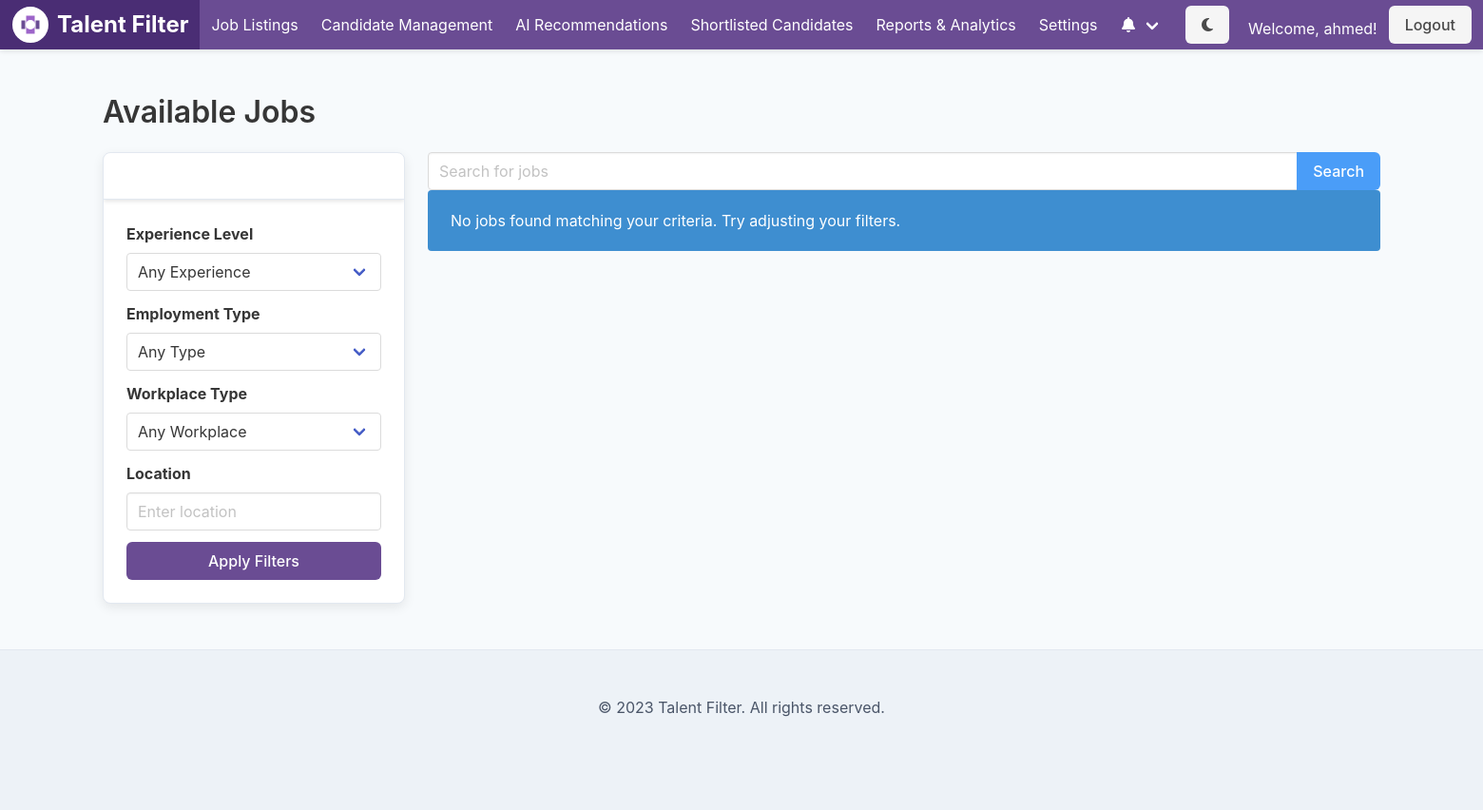
The page /available-jobs/ (signed in) on the database as committed earlier.
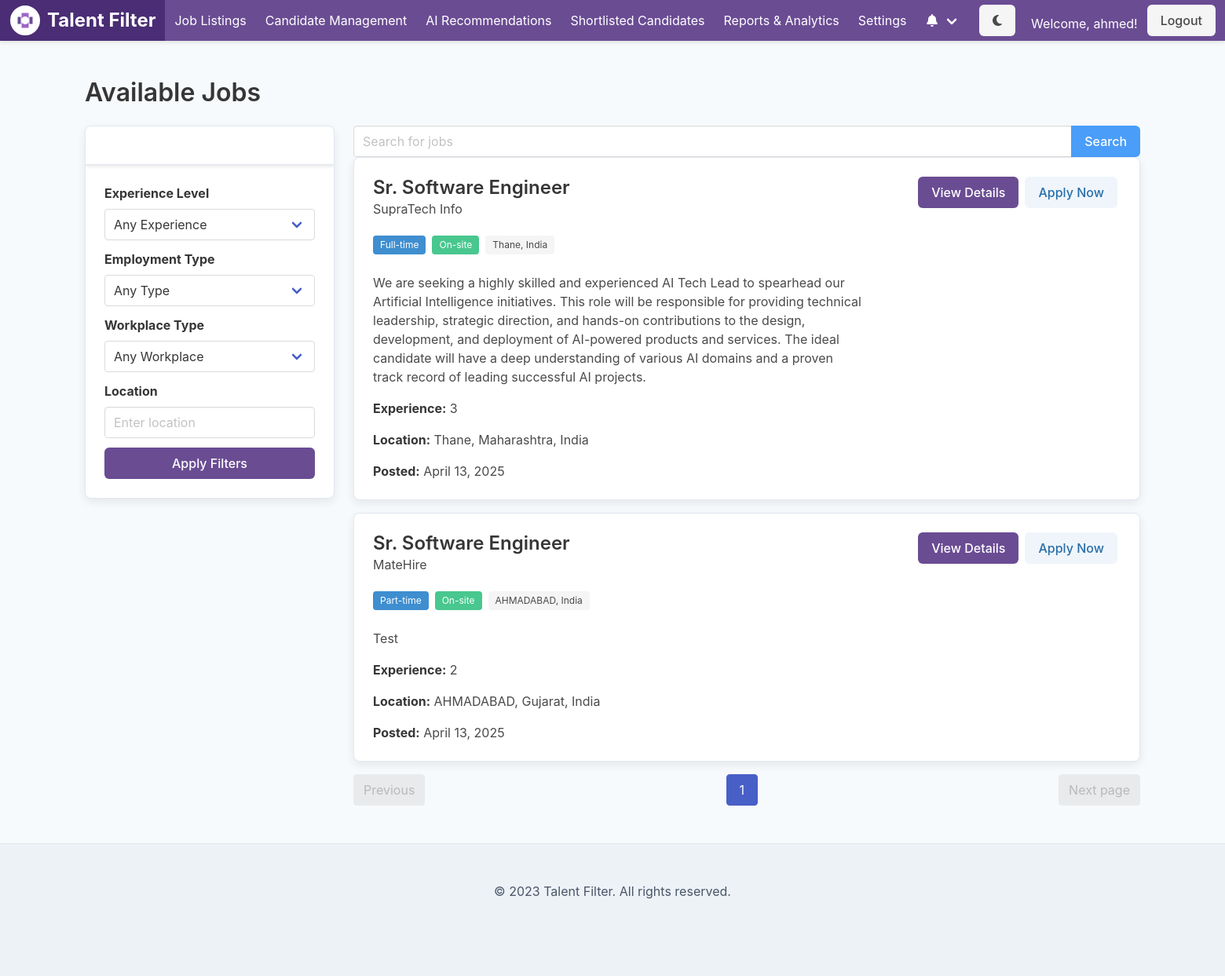
The same page on the database as committed later.
### talent_filter_app/models.py (models this page shows, shortened)
class Job(models.Model):
    job_id = models.CharField(max_length=100, unique=True, default=uuid.uuid4)
    job_title = models.CharField(max_length=200)
    company = models.ForeignKey(Company, on_delete=models.CASCADE, related_name='jobs')
    WORKPLACE_CHOICES = [
        ('On-site', 'On-site'),
        ('Remote', 'Remote'),
        ('Hybrid', 'Hybrid'),
    ]
    EMPLOYMENT_TYPE_CHOICES = [
        ('Full-time', 'Full-time'),
        ('Part-time', 'Part-time'),
        ('Contract', 'Contract'),
        ('Internship', 'Internship'),
    ]
    workplace_type = models.CharField(max_length=20, choices=WORKPLACE_CHOICES)
    employment_type = models.CharField(max_length=20, choices=EMPLOYMENT_TYPE_CHOICES)
    experience_required = models.CharField(max_length=50)
    posted_date = models.DateField(auto_now_add=True)
    application_deadline = models.DateField(null=True, blank=True)
    summary = models.TextField()
    key_responsibilities = models.TextField()
    requirements = models.TextField()
    nice_to_have = models.TextField(blank=True, null=True)
    skills_required = models.TextField()
    recruiter = models.ForeignKey('RecruiterProfile', on_delete=models.CASCADE, related_name='jobs')
    recruiter_name = models.CharField(max_length=100)
    recruiter_position = models.CharField(max_length=100)
    recruiter_email = models.EmailField(blank=True, null=True)
    recruiter_linkedin = models.URLField(blank=True, null=True)
    application_link = models.URLField()
    how_to_apply = models.TextField()
    external_portals = models.TextField(blank=True, null=True)
    status = models.CharField(max_length=20, choices=[('Open', 'Open'), ('Closed', 'Closed')], default='Open')
    open_positions = models.IntegerField(default=1)

class Company(models.Model):
    name = models.CharField(max_length=200)
    location = models.ForeignKey(Location, on_delete=models.CASCADE)

class Location(models.Model):
    city = models.CharField(max_length=100)
    state = models.CharField(max_length=100)
    country = models.CharField(max_length=100)

### talent_filter_app/views.py (the view, shortened to what this page needs)
# urls.py: path('available-jobs/', views.available_jobs, name='available_jobs'),
@login_required
def available_jobs(request):
    try:
        user_type = UserType.objects.get(user=request.user)
        if not user_type.is_job_seeker:
            return redirect('dashboard')
    except UserType.DoesNotExist:
        pass
    jobs_list = Job.objects.filter(status='Open').order_by('-posted_date')
    employment_types = Job.objects.values_list('employment_type', flat=True).distinct()
    workplace_types = Job.objects.values_list('workplace_type', flat=True).distinct()
    paginator = Paginator(jobs_list, 10)  # Show 10 jobs per page
    page = request.GET.get('page')
    jobs = paginator.get_page(page)
    context = {
        'jobs': jobs,
        'employment_types': employment_types,
        'workplace_types': workplace_types,
        'filters': request.GET,
    }
    return render(request, 'available_jobs.html', context)

### talent_filter_app/context_processors.py (called while the page is built)
def notifications(request):
    if request.user.is_authenticated:
        unread_count = Notification.objects.filter(recipient=request.user, is_read=False).count()
        recent_notifications = Notification.objects.filter(recipient=request.user).order_by('-created_at')[:5]
        return {
            'unread_notifications_count': unread_count,
            'recent_notifications': recent_notifications,
        }
    return {
        'unread_notifications_count': 0,
        'recent_notifications': [],
    }

### talent_filter_app/templates/available_jobs.html (shortened to what this page needs)
{% extends "base1.html" %}
{% block content %}
<div class="container">
    <h1 class="title">Available Jobs</h1>
    <div class="columns">
        <div class="column is-3">
            <div class="card">
                <div class="card-header">
                    <p class="card-header-title">Filter Jobs</p>
                </div>
                <div class="card-content">
                    <form method="get" action="{% url 'available_jobs' %}">
                        <div class="field">
                            <label class="label">Experience Level</label>
                            <div class="control">
                                <div class="select is-fullwidth">
                                    <select name="experience">
                                        <option value="">Any Experience</option>
                                    </select>
                                </div>
                            </div>
                        </div>
                        <div class="field">
                            <label class="label">Employment Type</label>
                            <div class="control">
                                <div class="select is-fullwidth">
                                    <select name="employment_type">
                                        <option value="">Any Type</option>
                                    </select>
                                </div>
                            </div>
                        </div>
                        <div class="field">
                            <label class="label">Workplace Type</label>
                            <div class="control">
                                <div class="select is-fullwidth">
                                    <select name="workplace_type">
                                        <option value="">Any Workplace</option>
                                    </select>
                                </div>
                            </div>
                        </div>
                        <div class="field">
                            <label class="label">Location</label>
                            <div class="control">
                                <input class="input" type="text" name="location" placeholder="Enter location" value="{{ filters.location }}">
                            </div>
                        </div>
                        <div class="field">
                            <div class="control">
                                <button type="submit" class="button is-primary is-fullwidth">Apply Filters</button>
                            </div>
                        </div>
                    </form>
                </div>
            </div>
        </div>
        <div class="column is-9">
            <form method="get" action="{% url 'available_jobs' %}">
                <div class="field has-addons">
                    <div class="control is-expanded">
                        <input class="input" type="text" name="search" placeholder="Search for jobs" value="{{ filters.search }}">
                    </div>
                    <div class="control">
                        <button type="submit" class="button is-info">Search</button>
                    </div>
                </div>
            </form>
            <div class="job-listings">
                {% if jobs %}
                    {% for job in jobs %}
                    <div class="card mb-4">
                        <div class="card-content">
                            <div class="columns">
                                <div class="column is-8">
                                    <p class="title is-4">{{ job.job_title }}</p>
                                    <p class="subtitle is-6">{{ job.company.name }}</p>
                                    <div class="tags">
                                        <span class="tag is-info">{{ job.employment_type }}</span>
                                        <span class="tag is-success">{{ job.workplace_type }}</span>
                                        <span class="tag">{{ job.company.location.city }}, {{ job.company.location.country }}</span>
                                    </div>
                                    <div class="content">
                                        <p>{{ job.summary }}</p>
                                        <p><strong>Experience:</strong> {{ job.experience_required }}</p>
                                        <p><strong>Location:</strong> {{ job.company.location.city }}, {{ job.company.location.state }}, {{ job.company.location.country }}</p>
                                        <p><strong>Posted:</strong> {{ job.posted_date }}</p>
                                    </div>
                                </div>
                                <div class="column is-4 has-text-right">
                                    <div class="buttons is-right">
                                        <a href="{% url 'view_job' job.id %}" class="button is-primary">View Details</a>
                                        <a href="{% url 'apply_to_job' job.id %}" class="button is-info is-light">Apply Now</a>
                                    </div>
                                </div>
                            </div>
                        </div>
                    </div>
                    {% endfor %}
                {% else %}
                    <div class="notification is-info">
                        <p>No jobs found matching your criteria. Try adjusting your filters.</p>
                    </div>
                {% endif %}
            </div>
            {% if jobs %}
            <nav class="pagination is-centered" role="navigation" aria-label="pagination">
                <a class="pagination-previous" {% if jobs.has_previous %}href="?page={{ jobs.previous_page_number }}{% for key, value in filters.items %}{% if key != 'page' %}&{{ key }}={{ value }}{% endif %}{% endfor %}"{% else %}disabled{% endif %}>Previous</a>
                <a class="pagination-next" {% if jobs.has_next %}href="?page={{ jobs.next_page_number }}{% for key, value in filters.items %}{% if key != 'page' %}&{{ key }}={{ value }}{% endif %}{% endfor %}"{% else %}disabled{% endif %}>Next page</a>
                <ul class="pagination-list">
                    {% for i in jobs.paginator.page_range %}
                    <li><a class="pagination-link {% if jobs.number == i %}is-current{% endif %}" aria-label="Page {{ i }}" >{{ i }}</a></li>
                    {% endfor %}
                </ul>
            </nav>
            {% endif %}
        </div>
    </div>
</div>
{% endblock %}

### talent_filter_app/templates/base1.html (shortened to what this page needs)
{% load static %}
<!DOCTYPE html>
<html lang="en">
<head>
    <link rel="stylesheet" href="https://cdn.jsdelivr.net/npm/bulma@0.9.4/css/bulma.min.css">
    <link rel="stylesheet" href="https://cdnjs.cloudflare.com/ajax/libs/font-awesome/6.4.0/css/all.min.css">
</head>
<body>
    <nav class="navbar is-primary" role="navigation" aria-label="main navigation">
        <div class="navbar-brand">
            <a class="navbar-item" href="{% if user.is_authenticated %}{% if user.usertype.is_job_seeker %}{% url 'job_seeker_dashboard' %}{% else %}{% url 'dashboard' %}{% endif %}{% else %}{% url 'login' %}{% endif %}">
                <img src="{% static 'images/logo.svg' %}" alt="Logo" class="mr-2">
                <span class="has-text-weight-bold is-size-4">Talent Filter</span>
            </a>
        </div>
        <div id="navbarMenu" class="navbar-menu">
            <div class="navbar-start">
                {% if user.is_authenticated %}
                    {% if user.usertype.is_job_seeker %}
                        <a class="navbar-item" href="{% url 'available_jobs' %}">Available Jobs</a>
                        <a class="navbar-item" href="{% url 'my_applications' %}">My Applications</a>
                        <a class="navbar-item" href="{% url 'job_seeker_profile' %}">My Profile</a>
                    {% else %}
                        <a class="navbar-item" href="{% url 'job_listings' %}">Job Listings</a>
                        <a class="navbar-item" href="{% url 'candidate_management' %}">Candidate Management</a>
                        <a class="navbar-item" href="{% url 'ai_recommendations' %}">AI Recommendations</a>
                        <a class="navbar-item" href="{% url 'shortlisted_candidates' %}">Shortlisted Candidates</a>
                        <a class="navbar-item" href="{% url 'reports_analytics' %}">Reports & Analytics</a>
                        <a class="navbar-item" href="{% url 'settings' %}">Settings</a>
                    {% endif %}
                {% endif %}
            </div>
            <div class="navbar-end">
                {% if user.is_authenticated %}
                <div class="navbar-item has-dropdown is-hoverable">
                    <a class="navbar-link">
                        <span class="icon">
                            <i class="fas fa-bell"></i>
                        </span>
                    </a>
                </div>
                {% endif %}
                <div class="navbar-item">
                    <div class="buttons">
                        <a id="theme-toggle" class="button is-light theme-toggle" title="Toggle Dark/Light Mode">
                        </a>
                        {% if user.is_authenticated %}
                            <span class="navbar-item">Welcome, {{ user.username }}!</span>
                            <a class="button is-light" href="{% url 'logout' %}">Logout</a>
                        {% endif %}
                    </div>
                </div>
            </div>
        </div>
    </nav>
    <section class="section">
        <div class="container">
            {% block content %}{% endblock %}
        </div>
    </section>
    <footer class="footer">
        <div class="content has-text-centered">
            <p>© 2023 Talent Filter. All rights reserved.</p>
        </div>
    </footer>
</body>
</html>

### talent_filter_app/templates/base1.html (style rules this page uses)
:root { --primary: #6a4c93; --primary-light: #8a6db1; --primary-dark: #4a2d74; --secondary: #9d65c9; --accent: #5e35b1; --info: #4a9df8; --success: #48bb78; --warning: #f6ad55; --danger: #e53e3e; --dark: #2d3748; --text: #4a5568; --light-text: #718096; --background: #f7fafc; --card-background: #ffffff; --footer-background: #edf2f7; --border-color: #e2e8f0; --highlight: #b794f4; }
.navbar.is-primary { background-color: var(--primary) !important; box-shadow: 0 2px 5px rgba(0, 0, 0, 0.1); }
.navbar.is-primary .navbar-brand > .navbar-item, .navbar.is-primary .navbar-brand .navbar-link, .navbar.is-primary .navbar-menu .navbar-item { color: #fff; }
.button { border-radius: 6px; font-weight: 500; transition: all 0.2s ease; }
.button.is-primary { background-color: var(--primary); border-color: transparent; }
.button.is-info { background-color: var(--info); border-color: transparent; }
a { color: var(--secondary); transition: color 0.2s ease; }
.card { border-radius: 8px; box-shadow: 0 4px 12px rgba(0, 0, 0, 0.08); transition: all 0.3s ease; overflow: hidden; }
.card-header { border-bottom: 1px solid var(--border-color); }
.card-header-title { color: white; font-weight: 600; }
html, body { height: 100%; }
body { display: flex; flex-direction: column; min-height: 100vh; background-color: var(--background); color: var(--text); }
.section { flex: 1; }
.footer { margin-top: auto; background-color: var(--footer-background); border-top: 1px solid var(--border-color); }
.card, .box, .login-card { background-color: var(--card-background); border: 1px solid var(--border-color); }
.theme-toggle { cursor: pointer; margin-right: 10px; }
.navbar-item img { max-height: 40px; transition: transform 0.3s ease; }
.navbar-brand .navbar-item { display: flex; align-items: center; padding: 0.5rem 0.75rem; }
.mr-2 { margin-right: 0.5rem; }
.navbar-item.has-dropdown .navbar-link { display: flex; align-items: center; }

Rows that differ between the two databases and show on the page:
added Job: job_title "Sr. Software Engineer", company.name "SupraTech Info", employment_type "Full-time", workplace_type "On-site", company.location.city "Thane", company.location.country "India", summary "We are seeking a highly skilled and experienced AI Tech Lead to spearhead our Artificial Intelligence initiatives. This role will be responsible for providing technical leadership, strategic direction, and hands-on contributions to the design, development, and deployment of AI-powered products and services. The ideal candidate will have a deep understanding of various AI domains and a proven track record of leading successful AI projects.", experience_required "3", company.location.state "Maharashtra", posted_date "April 13, 2025"
added Job: job_title "Sr. Software Engineer", company.name "MateHire", employment_type "Part-time", workplace_type "On-site", company.location.city "AHMADABAD", company.location.country "India", summary "Test", experience_required "2", company.location.state "Gujarat", posted_date "April 13, 2025"
Other text that changed with them:
text no longer shown: "No jobs found matching your criteria. Try adjusting your filters."
text now shown: "Previous Next page"
new list line: "1"
